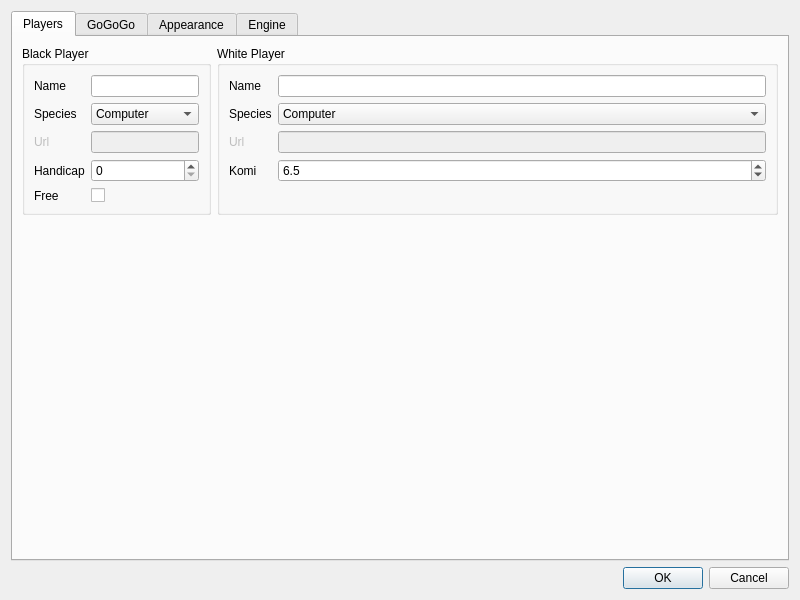
<?xml version="1.0" encoding="UTF-8"?>
<ui version="4.0">
 <class>Settings</class>
 <widget class="QDialog" name="Settings">
  <property name="geometry">
   <rect>
    <x>0</x>
    <y>0</y>
    <width>800</width>
    <height>600</height>
   </rect>
  </property>
  <property name="windowTitle">
   <string>Dialog</string>
  </property>
  <layout class="QVBoxLayout" name="verticalLayout">
   <item>
    <widget class="QTabWidget" name="tabWidget">
     <property name="currentIndex">
      <number>0</number>
     </property>
     <widget class="QWidget" name="tabPlayers">
      <attribute name="title">
       <string>Players</string>
      </attribute>
      <layout class="QFormLayout" name="formLayout_2">
       <item row="0" column="0">
        <widget class="QGroupBox" name="groupBoxPlayerOne">
         <property name="title">
          <string>Black Player</string>
         </property>
         <property name="flat">
          <bool>true</bool>
         </property>
         <layout class="QFormLayout" name="formLayout">
          <item row="0" column="0">
           <widget class="QLabel" name="labelPlayerName">
            <property name="text">
             <string>Name</string>
            </property>
           </widget>
          </item>
          <item row="0" column="1">
           <widget class="QLineEdit" name="lineEditBlackName"/>
          </item>
          <item row="1" column="0">
           <widget class="QLabel" name="labelP2Species">
            <property name="text">
             <string>Species</string>
            </property>
           </widget>
          </item>
          <item row="1" column="1">
           <widget class="QComboBox" name="comboBoxBlackSpecies">
            <property name="currentText">
             <string>Computer</string>
            </property>
            <item>
             <property name="text">
              <string>Computer</string>
             </property>
            </item>
            <item>
             <property name="text">
              <string>Human</string>
             </property>
            </item>
            <item>
             <property name="text">
              <string>Network</string>
             </property>
            </item>
           </widget>
          </item>
          <item row="2" column="0">
           <widget class="QLabel" name="labelBlackUrl">
            <property name="enabled">
             <bool>false</bool>
            </property>
            <property name="text">
             <string>Url</string>
            </property>
           </widget>
          </item>
          <item row="2" column="1">
           <widget class="QLineEdit" name="lineEditBlackUrl">
            <property name="enabled">
             <bool>false</bool>
            </property>
           </widget>
          </item>
          <item row="3" column="0">
           <widget class="QLabel" name="labelHandicap">
            <property name="text">
             <string>Handicap</string>
            </property>
           </widget>
          </item>
          <item row="3" column="1">
           <widget class="QSpinBox" name="spinBoxHandicap">
            <property name="maximum">
             <number>41</number>
            </property>
           </widget>
          </item>
          <item row="4" column="1">
           <widget class="QCheckBox" name="checkBoxFreePlacement">
            <property name="text">
             <string/>
            </property>
           </widget>
          </item>
          <item row="4" column="0">
           <widget class="QLabel" name="labelFreePlacement">
            <property name="text">
             <string>Free</string>
            </property>
            <property name="scaledContents">
             <bool>true</bool>
            </property>
           </widget>
          </item>
         </layout>
        </widget>
       </item>
       <item row="0" column="1">
        <widget class="QGroupBox" name="groupBoxPlayerTwo">
         <property name="title">
          <string>White Player</string>
         </property>
         <property name="flat">
          <bool>true</bool>
         </property>
         <layout class="QFormLayout" name="formLayout_3">
          <item row="0" column="0">
           <widget class="QLabel" name="labelWhiteName">
            <property name="text">
             <string>Name</string>
            </property>
           </widget>
          </item>
          <item row="0" column="1">
           <widget class="QLineEdit" name="lineEditWhiteName"/>
          </item>
          <item row="1" column="0">
           <widget class="QLabel" name="labelWhiteSpecies">
            <property name="text">
             <string>Species</string>
            </property>
           </widget>
          </item>
          <item row="1" column="1">
           <widget class="QComboBox" name="comboBoxWhiteSpecies">
            <item>
             <property name="text">
              <string>Computer</string>
             </property>
            </item>
            <item>
             <property name="text">
              <string>Human</string>
             </property>
            </item>
            <item>
             <property name="text">
              <string>Network</string>
             </property>
            </item>
           </widget>
          </item>
          <item row="2" column="0">
           <widget class="QLabel" name="labelWhiteUrl">
            <property name="enabled">
             <bool>false</bool>
            </property>
            <property name="text">
             <string>Url</string>
            </property>
           </widget>
          </item>
          <item row="2" column="1">
           <widget class="QLineEdit" name="lineEditWhiteUrl">
            <property name="enabled">
             <bool>false</bool>
            </property>
           </widget>
          </item>
          <item row="3" column="0">
           <widget class="QLabel" name="labelKomi">
            <property name="text">
             <string>Komi</string>
            </property>
           </widget>
          </item>
          <item row="3" column="1">
           <widget class="QDoubleSpinBox" name="doubleSpinBoxKomi">
            <property name="decimals">
             <number>1</number>
            </property>
            <property name="maximum">
             <double>9.000000000000000</double>
            </property>
            <property name="singleStep">
             <double>0.500000000000000</double>
            </property>
            <property name="value">
             <double>6.500000000000000</double>
            </property>
           </widget>
          </item>
         </layout>
        </widget>
       </item>
      </layout>
     </widget>
     <widget class="QWidget" name="tabGoGoGo">
      <attribute name="title">
       <string>GoGoGo</string>
      </attribute>
      <widget class="QLabel" name="labelBoardSize">
       <property name="geometry">
        <rect>
         <x>30</x>
         <y>30</y>
         <width>103</width>
         <height>30</height>
        </rect>
       </property>
       <property name="text">
        <string>Board Size</string>
       </property>
      </widget>
      <widget class="QComboBox" name="comboBoxBoardSize">
       <property name="geometry">
        <rect>
         <x>170</x>
         <y>30</y>
         <width>128</width>
         <height>38</height>
        </rect>
       </property>
       <property name="currentText">
        <string>9x9</string>
       </property>
       <item>
        <property name="text">
         <string>9x9</string>
        </property>
       </item>
       <item>
        <property name="text">
         <string>13x13</string>
        </property>
       </item>
       <item>
        <property name="text">
         <string>19x19</string>
        </property>
       </item>
      </widget>
     </widget>
     <widget class="QWidget" name="tabAppearance">
      <attribute name="title">
       <string>Appearance</string>
      </attribute>
     </widget>
     <widget class="QWidget" name="tabEngine">
      <attribute name="title">
       <string>Engine</string>
      </attribute>
      <layout class="QGridLayout" name="gridLayout">
       <item row="0" column="0">
        <widget class="QLabel" name="label">
         <property name="text">
          <string>Command</string>
         </property>
        </widget>
       </item>
       <item row="0" column="1">
        <widget class="QLineEdit" name="lineEditEnginePath">
         <property name="text">
          <string>/usr/games/gnugo</string>
         </property>
        </widget>
       </item>
      </layout>
     </widget>
    </widget>
   </item>
   <item>
    <widget class="QDialogButtonBox" name="buttonBox">
     <property name="orientation">
      <enum>Qt::Horizontal</enum>
     </property>
     <property name="standardButtons">
      <set>QDialogButtonBox::Cancel|QDialogButtonBox::Ok</set>
     </property>
    </widget>
   </item>
  </layout>
 </widget>
 <resources/>
 <connections>
  <connection>
   <sender>buttonBox</sender>
   <signal>accepted()</signal>
   <receiver>Settings</receiver>
   <slot>accept()</slot>
   <hints>
    <hint type="sourcelabel">
     <x>248</x>
     <y>254</y>
    </hint>
    <hint type="destinationlabel">
     <x>157</x>
     <y>274</y>
    </hint>
   </hints>
  </connection>
  <connection>
   <sender>buttonBox</sender>
   <signal>rejected()</signal>
   <receiver>Settings</receiver>
   <slot>reject()</slot>
   <hints>
    <hint type="sourcelabel">
     <x>316</x>
     <y>260</y>
    </hint>
    <hint type="destinationlabel">
     <x>286</x>
     <y>274</y>
    </hint>
   </hints>
  </connection>
 </connections>
</ui>
